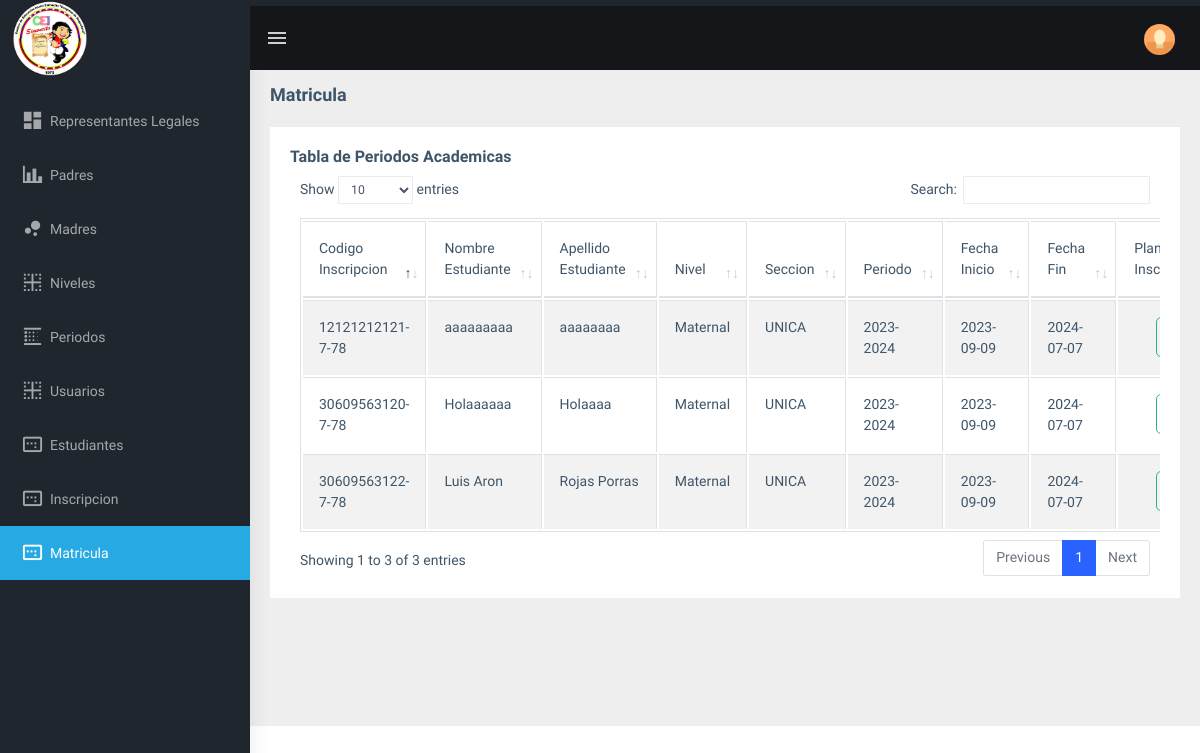
Before: /admin/matricula.php (signed in) with the older database file.
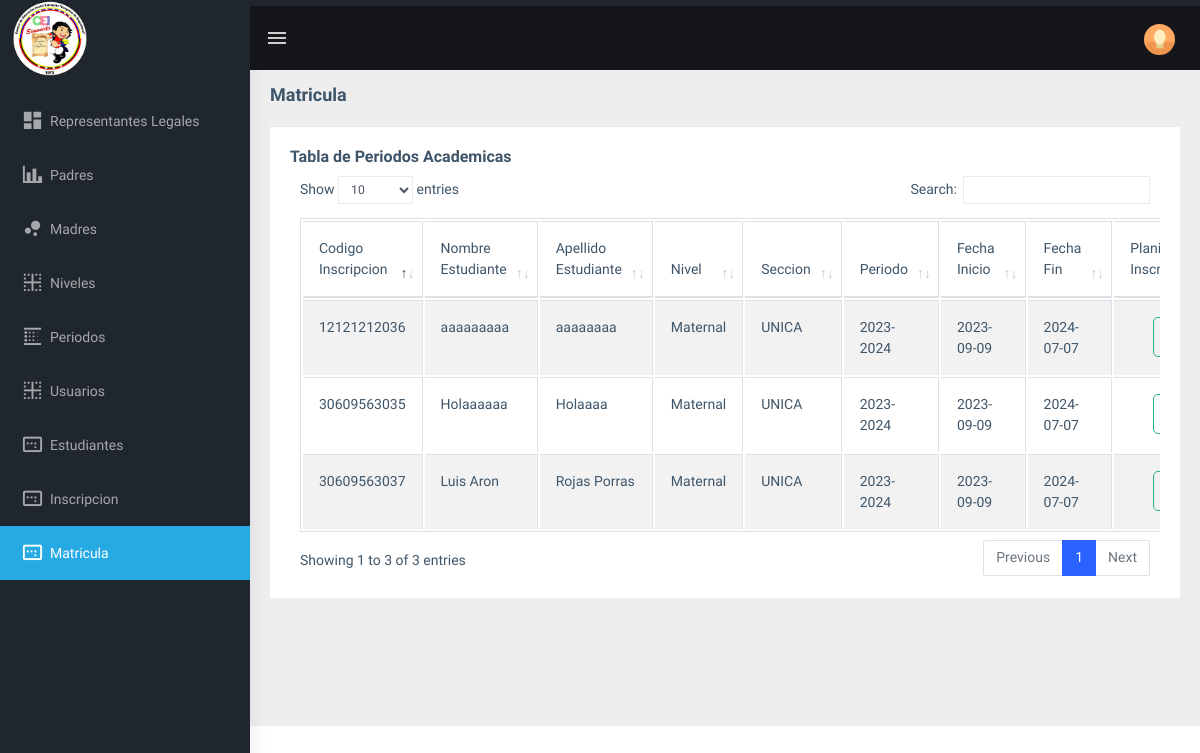
After: the same page with the newer database file.
### tables this page shows
CREATE TABLE `inscripcion` (
  `codigo_inscripcion` varchar(50) NOT NULL,
  `cedula_escolar` varchar(15) NOT NULL,
  `codigo_nivelseccion` int(11) NOT NULL,
  `codigo_periodo` int(3) NOT NULL,
  `fecha` date NOT NULL
);

CREATE TABLE `estudiante` (
  `cedula_escolar` varchar(15) NOT NULL,
  `Nacionalidad` char(2) NOT NULL,
  `nombres` varchar(35) NOT NULL,
  `apellidos` varchar(35) NOT NULL,
  `fecha_nacimiento` date DEFAULT NULL,
  `lugar_nacimiento` varchar(80) NOT NULL,
  `estado` varchar(20) NOT NULL,
  `codigo_nacionalidad` int(3) NOT NULL,
  `estado_hermano` varchar(3) NOT NULL,
  `cantidad_hermano` int(3) NOT NULL,
  `sexo_hermano` varchar(3) NOT NULL,
  `lugar_hermano` varchar(20) NOT NULL,
  `cedula_representante` varchar(10) NOT NULL,
  `cedula_papa` varchar(10) NOT NULL,
  `cedula_mama` varchar(10) NOT NULL,
  `caso_emergencia` int(3) NOT NULL,
  `foto_estudiante` longblob DEFAULT NULL,
  `procedencia` varchar(30) NOT NULL,
  `estado_estudiante` int(3) NOT NULL DEFAULT 1,
  `edad` int(11) NOT NULL
);

CREATE TABLE `niveles` (
  `codigo_niveles` int(5) NOT NULL,
  `descripcion` varchar(50) NOT NULL,
  `codigo_estado` int(3) NOT NULL DEFAULT 1
);

CREATE TABLE `secciones` (
  `codigo_seccion` int(5) NOT NULL,
  `nombre` varchar(15) NOT NULL
);

CREATE TABLE `periodo_academico` (
  `codigo_periodo` int(3) NOT NULL,
  `nombre` varchar(30) NOT NULL,
  `fecha_inicio` date NOT NULL,
  `fecha_fin` date NOT NULL,
  `actual` int(11) NOT NULL DEFAULT 0
);

### admin/matricula.php (the view, shortened to what this page needs)
<!DOCTYPE html>
<html dir="ltr" lang="en">
<head>
    <link href="../assets/libs/flot/css/float-chart.css" rel="stylesheet">
    <link rel="stylesheet" type="text/css" href="../assets/extra-libs/multicheck/multicheck.css">
    <link href="../assets/libs/datatables.net-bs4/css/dataTables.bootstrap4.css" rel="stylesheet">
    <link href="../dist/css/style.min.css" rel="stylesheet">
    <link href="css/formulario.css" rel="stylesheet">
    <link rel="stylesheet" href="../assets/libs/sweetAlerts2/sweetalert2.css">
    <link rel="stylesheet" href="https://cdn.jsdelivr.net/npm/bootstrap-icons@1.11.3/font/bootstrap-icons.min.css">
</head>
<body>
    <?php
    include 'includes/navbar.php';
    include '../php/conexion.php';
    $sentencia = ("SELECT inscripcion.*, estudiante.nombres AS nombres_estudiante, estudiante.apellidos AS apellidos_estudiante,
    periodo_academico.fecha_inicio, periodo_academico.fecha_fin, niveles.descripcion AS nivel_descripcion, periodo_academico.nombre, secciones.nombre as seccion
    FROM inscripcion
    INNER JOIN estudiante ON inscripcion.cedula_escolar = estudiante.cedula_escolar
    INNER JOIN periodo_academico ON inscripcion.codigo_periodo = periodo_academico.codigo_periodo
    INNER JOIN nivel_seccion ON inscripcion.codigo_nivelseccion = nivel_seccion.codigo_nivelseccion
    INNER JOIN niveles ON niveles.codigo_niveles=nivel_seccion.codigo_niveles
    INNER JOIN secciones ON secciones.codigo_seccion=nivel_seccion.codigo_seccion
    WHERE periodo_academico.actual = 1;");
    $mostrar = mysqli_query($conexion, $sentencia);
    ?>
    <div class="page-wrapper">
        <div class="page-breadcrumb">
            <div class="row">
                <div class="col-12 d-flex no-block align-items-center">
                    <h4 class="page-title">Matricula</h4>
                </div>
            </div>
        </div>
        <div class="container-fluid">
            <div class="row">
                <div class="col-md-12">
                    <div class="card">
                        <div class="card-body">
                            <h5 class="card-title">Tabla de Periodos Academicas</h5>
                            <div class="table-responsive">
                                <table id="zero_config" class="table table-striped table-bordered">
                                    <thead>
                                        <tr>
                                            <th>Codigo Inscripcion</th>
                                            <th>Nombre Estudiante</th>
                                            <th>Apellido Estudiante</th>
                                            <th>Nivel</th>
                                            <th>Seccion</th>
                                            <th>Periodo</th>
                                            <th>Fecha Inicio</th>
                                            <th>Fecha Fin</th>
                                            <th>Planilla Inscripcion</th>
                                        </tr>
                                    </thead>
                                    <tbody>
                                        <?php
                                        while ($r = mysqli_fetch_array($mostrar)) {
                                            $nivelDescripcion = $r['nivel_descripcion'];
                                            ?>
                                            <tr>
                                                <td>
                                                    <?php echo $r['codigo_inscripcion'] ?>
                                                </td>
                                                <td>
                                                    <?php echo $r['nombres_estudiante'] ?>
                                                </td>
                                                <td>
                                                    <?php echo $r['apellidos_estudiante'] ?>
                                                </td>
                                                <td>
                                                    <?php echo $nivelDescripcion ?>
                                                </td>
                                                <td>
                                                    <?php echo $r['seccion'] ?>
                                                </td>
                                                <td>
                                                    <?php echo $r['nombre'] ?>
                                                </td>
                                                <td>
                                                    <?php echo $r['fecha_inicio'] ?>
                                                </td>
                                                <td>
                                                    <?php echo $r['fecha_fin'] ?>
                                                </td>
                                                <td style="text-align:center;">
                                                    <?php echo "<a target='_blank' class='btn btn-outline-success btn-sm' style='border-radius:5px;' href='../php/generar_planillainscripcion.php?codigo_inscripcion=".$r['codigo_inscripcion']."'><i class='bi bi-file-earmark-person' style='font-size: 20px;text-align:center;'></i></a>"; ?>
                                                </td>
                                            </tr>
                                            <?php
                                        }
                                        ?>
                                    </tbody>
                                </table>
                            </div>
                        </div>
                    </div>
                </div>
            </div>
        </div>
</body>
</html>

### admin/includes/navbar.php (shortened to what this page needs)
<div id="main-wrapper">
    <header class="topbar" data-navbarbg="skin5">
        <nav class="navbar top-navbar navbar-expand-md navbar-dark">
            <div class="navbar-header" data-logobg="skin5">
                <a class="navbar-brand" href="home.php">
                    <span class="logo-text">
                        <img src="../assets/images/logoprees.png" alt="homepage" class="light-logo" style=" width: 80px; margin-right: 4pc;" />
                    </span>
                </a>
            </div>
            <div class="navbar-collapse collapse" id="navbarSupportedContent" data-navbarbg="skin5">
                <ul class="navbar-nav float-left mr-auto">
                    <li class="nav-item d-none d-md-block"><a class="nav-link sidebartoggler waves-effect waves-light" href="javascript:void(0)" data-sidebartype="mini-sidebar"><i class="mdi mdi-menu font-24"></i></a></li>
                </ul>
                <ul class="navbar-nav float-right">
                    <li class="nav-item dropdown">
                        <a class="nav-link dropdown-toggle text-muted waves-effect waves-dark pro-pic" href="" data-toggle="dropdown" aria-haspopup="true" aria-expanded="false"><img src="../assets/images/users/1.jpg" alt="user" class="rounded-circle" width="31"></a>
                    </li>
                </ul>
            </div>
        </nav>
    </header>
    <aside class="left-sidebar" data-sidebarbg="skin5">
        <div class="scroll-sidebar">
            <nav class="sidebar-nav">
                <ul id="sidebarnav" class="p-t-30">
                    <li class="sidebar-item"> <a class="sidebar-link waves-effect waves-dark sidebar-link" href="representante.php" aria-expanded="false"><i class="mdi mdi-view-dashboard"></i><span class="hide-menu">Representantes Legales</span></a></li>
                    <li class="sidebar-item"> <a class="sidebar-link waves-effect waves-dark sidebar-link" href="padres.php" aria-expanded="false"><i class="mdi mdi-chart-bar"></i><span class="hide-menu">Padres</span></a></li>
                    <li class="sidebar-item"> <a class="sidebar-link waves-effect waves-dark sidebar-link" href="madres.php" aria-expanded="false"><i class="mdi mdi-chart-bubble"></i><span class="hide-menu">Madres</span></a></li>
                    <li class="sidebar-item"> <a class="sidebar-link waves-effect waves-dark sidebar-link" href="niveles.php" aria-expanded="false"><i class="mdi mdi-border-inside"></i><span class="hide-menu">Niveles</span></a></li>
                    <li class="sidebar-item"> <a class="sidebar-link waves-effect waves-dark sidebar-link" href="periodos.php" aria-expanded="false"><i class="mdi mdi-blur-linear"></i><span class="hide-menu">Periodos</span></a></li>
                    <li class="sidebar-item"> <a class="sidebar-link waves-effect waves-dark sidebar-link" href="usuarios.php" aria-expanded="false"><i class="mdi mdi-border-inside"></i><span class="hide-menu">Usuarios</span></a></li>
                    <li class="sidebar-item"> <a class="sidebar-link waves-effect waves-dark sidebar-link" href="estudiantes.php" aria-expanded="false"><i class="mdi mdi-relative-scale"></i><span class="hide-menu">Estudiantes</span></a></li>
                    <li class="sidebar-item"> <a class="sidebar-link waves-effect waves-dark sidebar-link" href="registroestudiante.php" aria-expanded="false"><i class="mdi mdi-relative-scale"></i><span class="hide-menu">Inscripcion</span></a></li>
                    <li class="sidebar-item"> <a class="sidebar-link waves-effect waves-dark sidebar-link" href="matricula.php" aria-expanded="false"><i class="mdi mdi-relative-scale"></i><span class="hide-menu">Matricula</span></a></li>
                </ul>
            </nav>
        </div>
    </aside>

### admin/css/formulario.css (style rules this page uses)
* { box-sizing: border-box; }

Changed rows visible on the page:
removed inscripcion: codigo_inscripcion "12121212121-7-78", cedula_escolar.nombres "aaaaaaaaa", cedula_escolar.apellidos "aaaaaaaa", niveles.descripcion "Maternal", secciones.nombre "UNICA", codigo_periodo.nombre "2023-2024", codigo_periodo.fecha_inicio "2023-09-09", codigo_periodo.fecha_fin "2024-07-07"
removed inscripcion: codigo_inscripcion "30609563120-7-78", cedula_escolar.nombres "Holaaaaaa", cedula_escolar.apellidos "Holaaaa", niveles.descripcion "Maternal", secciones.nombre "UNICA", codigo_periodo.nombre "2023-2024", codigo_periodo.fecha_inicio "2023-09-09", codigo_periodo.fecha_fin "2024-07-07"
removed inscripcion: codigo_inscripcion "30609563122-7-78", cedula_escolar.nombres "Luis Aron", cedula_escolar.apellidos "Rojas Porras", niveles.descripcion "Maternal", secciones.nombre "UNICA", codigo_periodo.nombre "2023-2024", codigo_periodo.fecha_inicio "2023-09-09", codigo_periodo.fecha_fin "2024-07-07"
added inscripcion: codigo_inscripcion "12121212036", cedula_escolar.nombres "aaaaaaaaa", cedula_escolar.apellidos "aaaaaaaa", niveles.descripcion "Maternal", secciones.nombre "UNICA", codigo_periodo.nombre "2023-2024", codigo_periodo.fecha_inicio "2023-09-09", codigo_periodo.fecha_fin "2024-07-07"
added inscripcion: codigo_inscripcion "30609563035", cedula_escolar.nombres "Holaaaaaa", cedula_escolar.apellidos "Holaaaa", niveles.descripcion "Maternal", secciones.nombre "UNICA", codigo_periodo.nombre "2023-2024", codigo_periodo.fecha_inicio "2023-09-09", codigo_periodo.fecha_fin "2024-07-07"
added inscripcion: codigo_inscripcion "30609563037", cedula_escolar.nombres "Luis Aron", cedula_escolar.apellidos "Rojas Porras", niveles.descripcion "Maternal", secciones.nombre "UNICA", codigo_periodo.nombre "2023-2024", codigo_periodo.fecha_inicio "2023-09-09", codigo_periodo.fecha_fin "2024-07-07"
